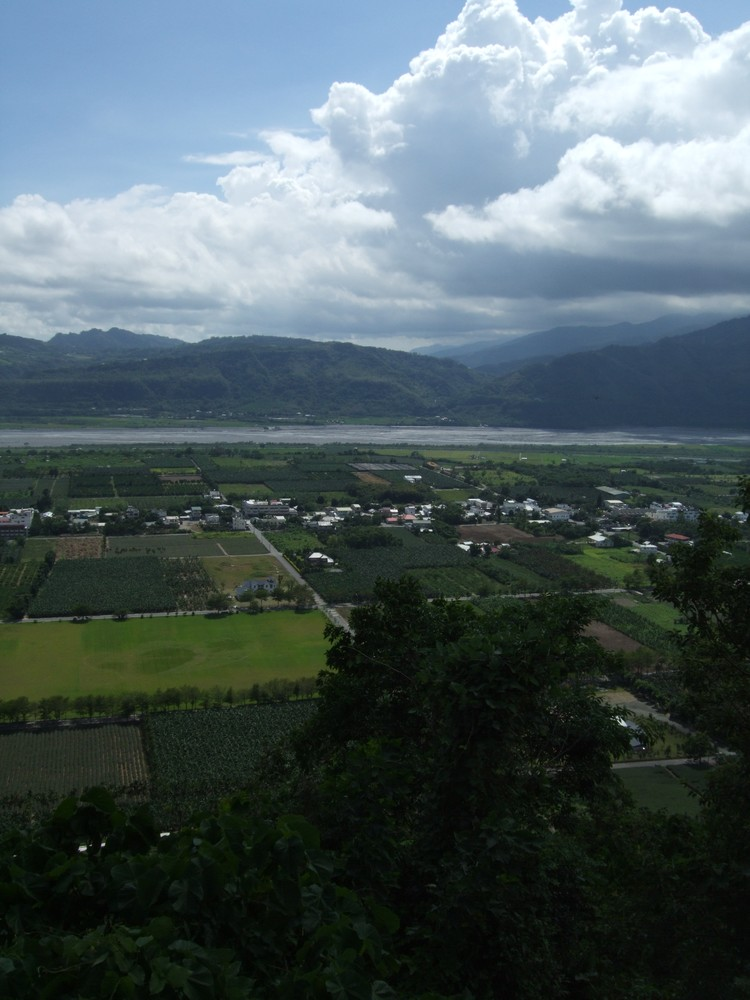
%> input picture 001.JPG, 750 x 1000 px
$ octave B10607044Mid.m   (GNU Octave 9; MATLAB toolbox functions it lacks are replaced by stand-ins)
%> lines starting %> are read from the running program, lines starting %| are printed output that depends on the picture
clc,clear;
%initial
disp('initial')
tic%計時開始
im_output=zeros(1322,1897,3,'uint8');
im_001=imread('001.jpg');%讀原圖
%> im_001 is the input picture: size 1000x750x3 uint8; mean R, G, B 79.7, 94.2, 97.4
im_002=imread('002.jpg');%讀原圖
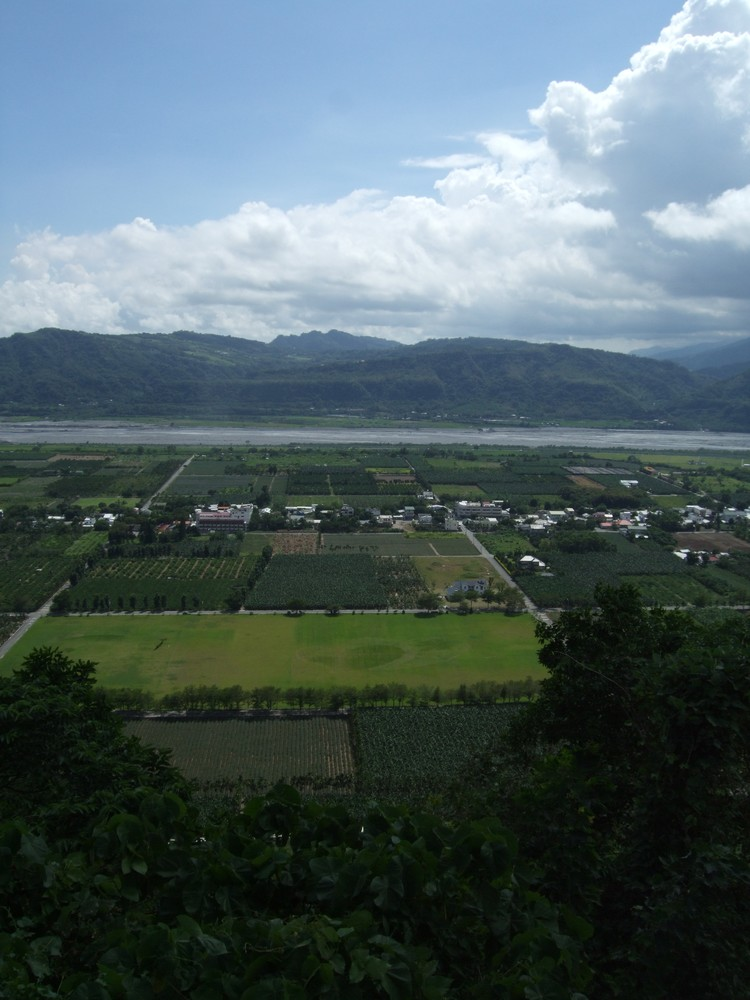
%> input picture 002.JPG, 750 x 1000 px
%> im_002 is the input picture: size 1000x750x3 uint8; mean R, G, B 81.7, 98.5, 101.9
im_003=imread('003.jpg');%讀原圖
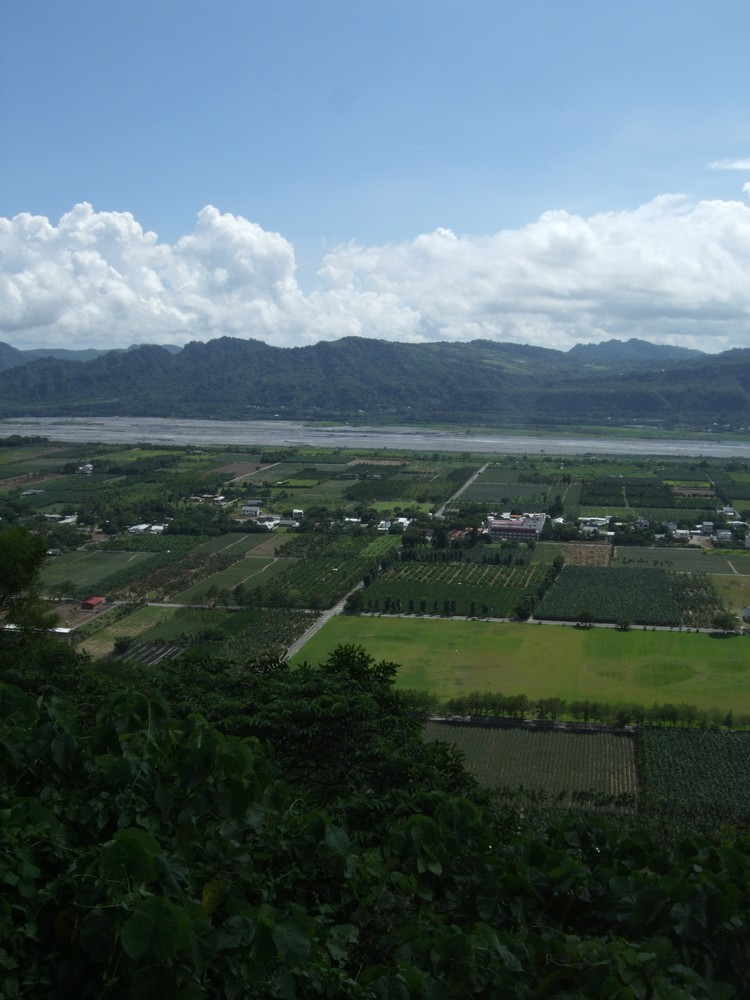
%> input picture 003.JPG, 750 x 1000 px
%> im_003 is the input picture: size 1000x750x3 uint8; mean R, G, B 80.6, 99.7, 104.2
im_004=imread('004.jpg');%讀原圖
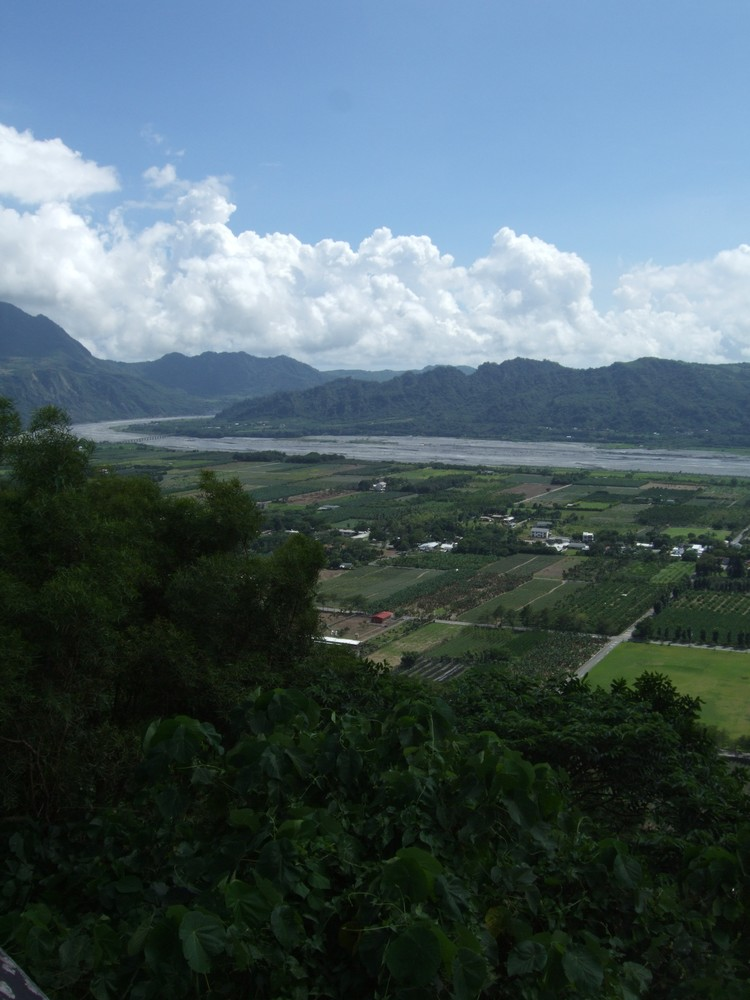
%> input picture 004.JPG, 750 x 1000 px
%> im_004 is the input picture: size 1000x750x3 uint8; mean R, G, B 77.6, 96.8, 103.8
point_001=[39 195 712 41 736 755 145 730];%001 4個頂點
point_002=[16 334 672 26 363 828 169 844];%002 4個頂點
point_003=[11 221 743 191 738 575 69 633];%003 4個頂點
point_004=[41 314 603 319 624 642 1 1000];%004 4個頂點
point_target1=[1021 321 1740 90 1838 922 1109 825];%001 對應4個頂點
point_target2=[792 448 1416 126 1128 936 933 947];%002 對應4個頂點
point_target3=[468 329 1183 300 1197 656 530 751];%003 對應4個頂點
point_target4=[96 394 778 407 812 715 3 1313];%004 對應4個頂點
temp_001=[point_001(1) point_001(2) 1 0 0 0 -point_target1(1)*point_001(1) -point_target1(1)*point_001(2);
    0 0 0 point_001(1) point_001(2) 1 -point_target1(2)*point_001(1) -point_target1(2)*point_001(2);
    point_001(3) point_001(4) 1 0 0 0 -point_target1(3)*point_001(3) -point_target1(3)*point_001(4);
    0 0 0 point_001(3) point_001(4) 1 -point_target1(4)*point_001(3) -point_target1(4)*point_001(4);
    point_001(5) point_001(6) 1 0 0 0 -point_target1(5)*point_001(5) -point_target1(5)*point_001(6);
    0 0 0 point_001(5) point_001(6) 1 -point_target1(6)*point_001(5) -point_target1(6)*point_001(6);
    point_001(7) point_001(8) 1 0 0 0 -point_target1(7)*point_001(7) -point_target1(7)*point_001(8);
    0 0 0 point_001(7) point_001(8) 1 -point_target1(8)*point_001(7) -point_target1(8)*point_001(8)];%計算001對應方程式所需矩陣(inverse前)
temp_002=[point_002(1) point_002(2) 1 0 0 0 -point_target2(1)*point_002(1) -point_target2(1)*point_002(2);
    0 0 0 point_002(1) point_002(2) 1 -point_target2(2)*point_002(1) -point_target2(2)*point_002(2);
    point_002(3) point_002(4) 1 0 0 0 -point_target2(3)*point_002(3) -point_target2(3)*point_002(4);
    0 0 0 point_002(3) point_002(4) 1 -point_target2(4)*point_002(3) -point_target2(4)*point_002(4);
    point_002(5) point_002(6) 1 0 0 0 -point_target2(5)*point_002(5) -point_target2(5)*point_002(6);
    0 0 0 point_002(5) point_002(6) 1 -point_target2(6)*point_002(5) -point_target2(6)*point_002(6);
    point_002(7) point_002(8) 1 0 0 0 -point_target2(7)*point_002(7) -point_target2(7)*point_002(8);
    0 0 0 point_002(7) point_002(8) 1 -point_target2(8)*point_002(7) -point_target2(8)*point_002(8)];%計算002對應方程式所需矩陣(inverse前)
temp_003=[point_003(1) point_003(2) 1 0 0 0 -point_target3(1)*point_003(1) -point_target3(1)*point_003(2);
    0 0 0 point_003(1) point_003(2) 1 -point_target3(2)*point_003(1) -point_target3(2)*point_003(2);
    point_003(3) point_003(4) 1 0 0 0 -point_target3(3)*point_003(3) -point_target3(3)*point_003(4);
    0 0 0 point_003(3) point_003(4) 1 -point_target3(4)*point_003(3) -point_target3(4)*point_003(4);
    point_003(5) point_003(6) 1 0 0 0 -point_target3(5)*point_003(5) -point_target3(5)*point_003(6);
    0 0 0 point_003(5) point_003(6) 1 -point_target3(6)*point_003(5) -point_target3(6)*point_003(6);
    point_003(7) point_003(8) 1 0 0 0 -point_target3(7)*point_003(7) -point_target3(7)*point_003(8);
    0 0 0 point_003(7) point_003(8) 1 -point_target3(8)*point_003(7) -point_target3(8)*point_003(8)];%計算003對應方程式所需矩陣(inverse前)
temp_004=[point_004(1) point_004(2) 1 0 0 0 -point_target4(1)*point_003(1) -point_target4(1)*point_003(2);
    0 0 0 point_004(1) point_004(2) 1 -point_target4(2)*point_004(1) -point_target4(2)*point_004(2);
    point_004(3) point_004(4) 1 0 0 0 -point_target4(3)*point_004(3) -point_target4(3)*point_004(4);
    0 0 0 point_004(3) point_004(4) 1 -point_target4(4)*point_004(3) -point_target4(4)*point_004(4);
    point_004(5) point_004(6) 1 0 0 0 -point_target4(5)*point_004(5) -point_target4(5)*point_004(6);
    0 0 0 point_004(5) point_004(6) 1 -point_target4(6)*point_004(5) -point_target4(6)*point_004(6);
    point_004(7) point_004(8) 1 0 0 0 -point_target4(7)*point_004(7) -point_target4(7)*point_004(8);
    0 0 0 point_004(7) point_004(8) 1 -point_target4(8)*point_004(7) -point_target4(8)*point_004(8)];%計算004對應方程式所需矩陣(inverse前)
%%
%calculate
clc
disp('calculate')
temp_h_001=inv(temp_001)*transpose(point_target1);%計算001對應的H矩陣(直線排列,8 unknown)
temp_h_002=inv(temp_002)*transpose(point_target2);%計算002對應的H矩陣(直線排列,8 unknown)
temp_h_003=inv(temp_003)*transpose(point_target3);%計算003對應的H矩陣(直線排列,8 unknown)
temp_h_004=inv(temp_004)*transpose(point_target4);%計算004對應的H矩陣(直線排列,8 unknown)
h_001=[transpose(temp_h_001(1:3));
    transpose(temp_h_001(4:6));
    transpose(temp_h_001(7:8)) 1];%將001對應的H矩陣排列還原
h_002=[transpose(temp_h_002(1:3));
    transpose(temp_h_002(4:6));
    transpose(temp_h_002(7:8)) 1];%將002對應的H矩陣排列還原
h_003=[transpose(temp_h_003(1:3));
    transpose(temp_h_003(4:6));
    transpose(temp_h_003(7:8)) 1];%將003對應的H矩陣排列還原
h_004=[transpose(temp_h_004(1:3));
    transpose(temp_h_004(4:6));
    transpose(temp_h_004(7:8)) 1];%將004對應的H矩陣排列還原
ih_001=inv(h_001);%將001對應的H矩陣做inverse
ih_002=inv(h_002);%將002對應的H矩陣做inverse
ih_003=inv(h_003);%將003對應的H矩陣做inverse
ih_004=inv(h_004);%將004對應的H矩陣做inverse
%%
for x=1:450%對目標圖每個pixel計算對應的值
    for y=1:1322
        postion_004=ih_004*transpose([x y 1]);%計算出正歸化前座標
        postion_004=round(postion_004/postion_004(3));%正歸化

        if(postion_004(1)>=1 && postion_004(1)<=750 && postion_004(2)>=1 && postion_004(2)<=1000)%座標必須在圖內
            if(im_output(y,x,:)==0)
                im_output(y,x,:)=im_004(postion_004(2),postion_004(1),:);%轉換
            end
        end

    end
    clc
    disp([num2str(round(x/18.97)) '%']);
    toc
end
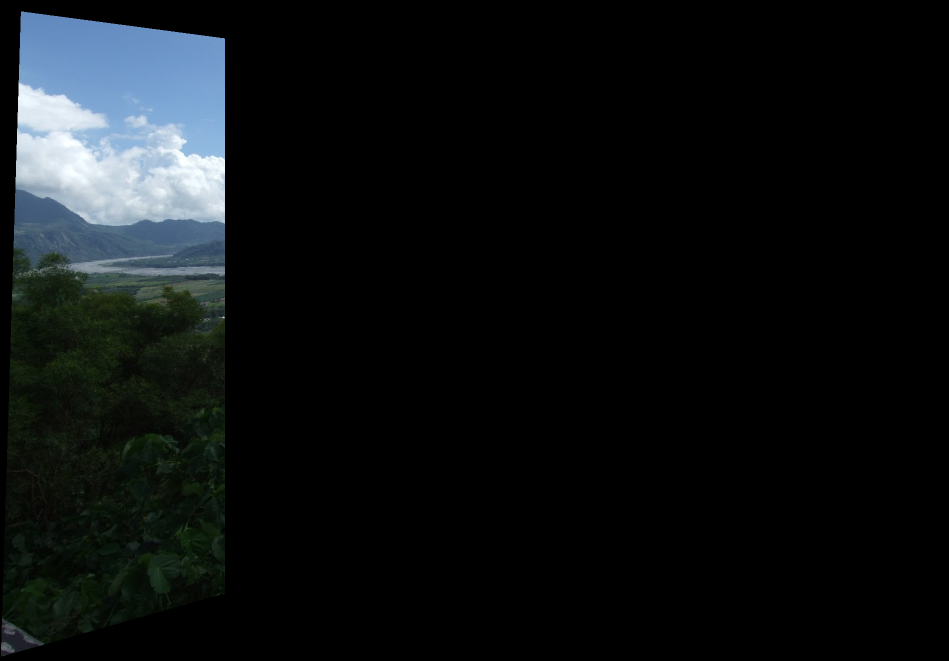
%> im_output: size 1322x1897x3 uint8 (shown at 1/2 size); mean R, G, B 13.5, 16.7, 17.8
w=0.005;
%> (the run ends here)
